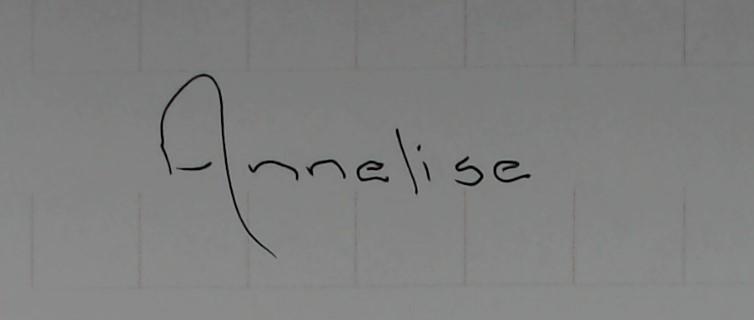
#> input picture ZhangSuen Thinning Algorithm/Annelise.jpg, 754 x 320 px, given in place of 0.jpg, which was not available
$ python mainSentenceGeneration.py
#> lines starting #> are read from the running program, lines starting #| are printed output that depends on the picture; after the words box and inside, x2 and y2 are one past the last pixel; in counts of white or black regions, pixels touching at a corner belong together; pictures that were not available may be replaced by others from this repository, and a replacement may not be noted
### Final Writing Code/multilineSentences.py
# the page is 1112 pixels wide(second) and 1247 pixels tall(first)
# total of 9 lines of writing given that each line is 140 pixels tall

import numpy as np
import Helpers
import PIL.Image as Image
import random


# sentence = "Something is afoot and its not at the end of my leg"
# hand_writer = "dewaldCapital"


def generateSentence(sentence, hand_writer, fontLocation="../../FONTS/", debug=False):
#> called with hand_writer = 'dewaldCapital', fontLocation = '../../FONTS/', debug = False
    maxCharsPerLine = 35
    words = sentence.split(" ")
    lines = []
    currentLine = ""
    for i, word in enumerate(words):
        if len(currentLine) + len(word) < maxCharsPerLine:
            if i == len(words) - 1:
                currentLine += word
                lines.append(currentLine)
                break
            currentLine += word + " "
        else:
            lines.append(currentLine)
            currentLine = word + " "
            if i == len(words) - 1:
                lines.append(currentLine)
                break

    totalCanvas = []
    for line in lines:
        sentenceImages = []

        for letter in line:
            if letter == " ":
                sentenceImages.append(np.ones((random.randint(10, 20), 35), np.uint8) * 255)
            else:
                if letter.isupper():
                    letter = letter + "_"
                sentenceImages.append(Helpers.getImageOfLetter(letter, fontLocation + hand_writer))

        canvas = Helpers.addLettersToCanvas(sentenceImages, line)
        if len(totalCanvas) == 0:
            totalCanvas = canvas
        else:
            totalCanvas = np.vstack((totalCanvas, canvas))

    if totalCanvas.shape[0] > 1247:
        print()
        print("!!!!!!!!!!!!!!!!!!!!!!!!!!!!!!!!!!!!!!!!!!!!!!!!!!!!!!!!!!")
        print("Too many lines please use less words in the sentence")
        print("!!!!!!!!!!!!!!!!!!!!!!!!!!!!!!!!!!!!!!!!!!!!!!!!!!!!!!!!!!")
        exit(1)
    totalCanvas = Image.fromarray(totalCanvas)
    if debug:
        totalCanvas.show()
    totalCanvas.save(sentence + " _" + hand_writer + ".jpg")

### Final Writing Code/Helpers.py
import numpy as np
import os
import random


def imageToBinary(image, threshold=128, flipped=False):
#> called with threshold = 100, flipped = False
    upper = 255
    lower = 0
    if flipped:
        upper = 0
        lower = 255
    imageArr = np.array(image)
    copyImage = np.copy(imageArr)
    imageArr[copyImage > threshold] = upper
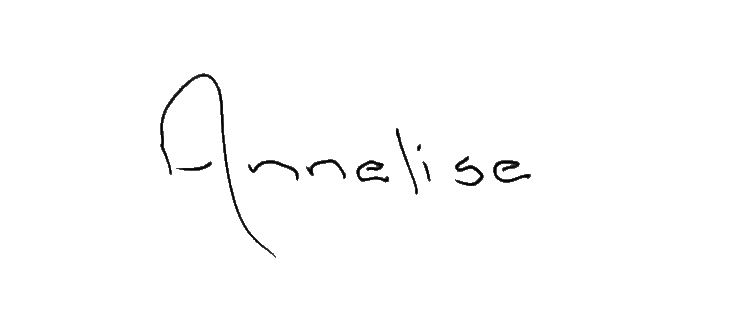
#> imageArr: shape (320, 754); min 0, max 255, mean 252.6
    imageArr[copyImage <= threshold] = lower
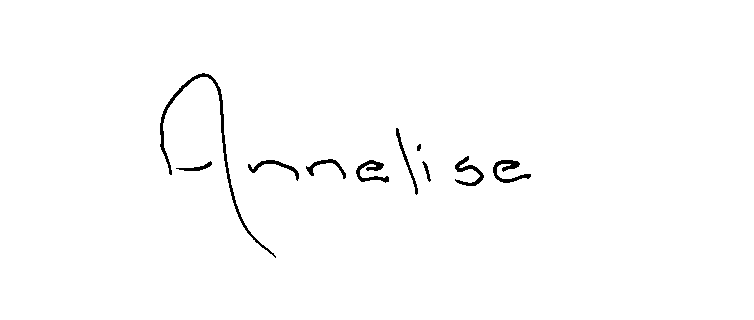
#> imageArr: shape (320, 754); 98.9% white; 10 black regions, largest, box (x1, y1, x2, y2) and area: (160, 73, 276, 258) 965, (493, 160, 531, 183) 332, (356, 160, 389, 183) 308
    return imageArr


def findMiddle(x, y, w, h):
    return x + w // 2, y + h // 2


# [53 lines left out: functions overlap, getAllOverlaps, doesContain, getAllContains, addLetterToCanvas, not called in this run]


def getImageOfLetter(letter, folderName):
    import PIL.Image as Image
    length = len(os.listdir(folderName + "/" + letter)) - 1
#> (the run stopped early here; a loop or call above may not have finished)

$ run again, on ZhangSuen Thinning Algorithm/DavidTest.jpg
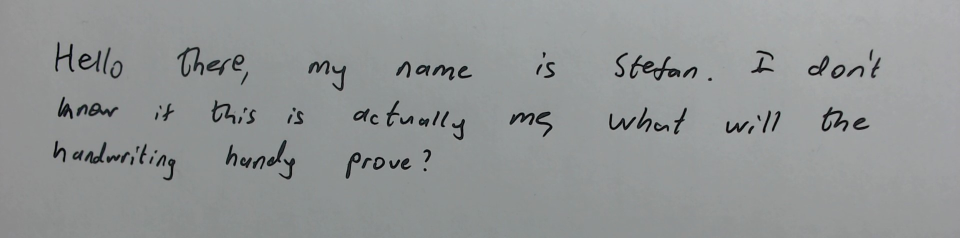
#> input picture ZhangSuen Thinning Algorithm/DavidTest.jpg, 1919 x 476 px, given in place of 0.jpg, which was not available (shown at 1/2 size)
#> in imageToBinary, `imageArr[copyImage > threshold] = upper`:
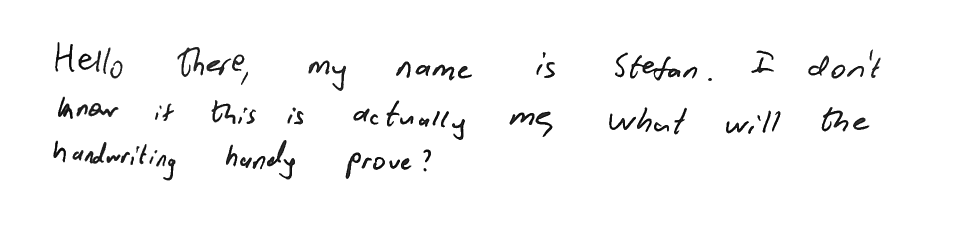
#> imageArr: shape (476, 1919) (shown at 1/2 size); min 0, max 255, mean 248
#> in imageToBinary, `imageArr[copyImage <= threshold] = lower`:
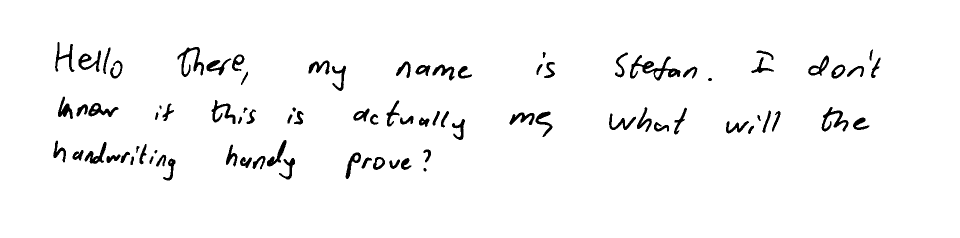
#> imageArr: shape (476, 1919) (shown at 1/2 size); 96.8% white; 86 black regions, largest, box (x1, y1, x2, y2) and area: (1260, 110, 1361, 161) 1530, (355, 94, 408, 154) 978, (1643, 214, 1697, 263) 916
